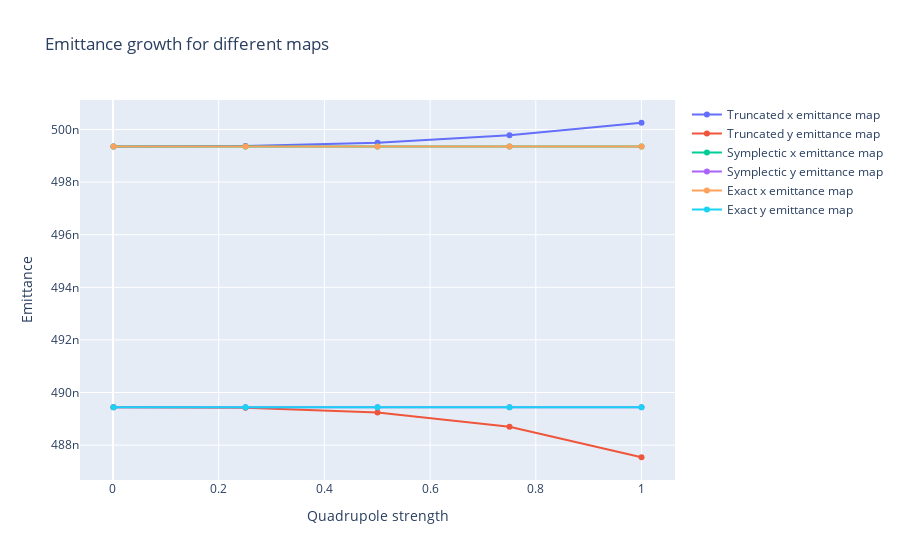

Here is the notebook cell this chart was saved with:
### Markdown cell above
### Check that total emittance is constant

### Code cell
# Do integration
max_order_lie_transform=6
order_symplectic_integrator=3
l_emittance_x_truncated = []
l_emittance_y_truncated = []
l_emittance_x_symplectic = []
l_emittance_y_symplectic = []
l_emittance_x_exact = []
l_emittance_y_exact = []
l_strength = list(np.linspace(0.001, 1, 5))
for k_n in l_strength:
    # Transformation for truncated map
    array_x_truncated, array_px_truncated = simulate_transfer_truncated(
        array_x,
        array_px,
        X,
        P,
        k_n=k_n,
        max_order_lie_transform=max_order_lie_transform,
        y_map=False,
    )
    emittance_x_truncated, _, _, _ = get_twiss_and_emittance(array_x_truncated, array_px_truncated)

    array_y_truncated, array_py_truncated = simulate_transfer_truncated(
        array_y,
        array_py,
        X,
        P,
        k_n=k_n,
        max_order_lie_transform=max_order_lie_transform,
        y_map=True,
    )
    emittance_y_truncated, _, _, _ = get_twiss_and_emittance(array_y_truncated, array_py_truncated)

    # Transformation for symplectic map
    (
        array_x_symplectic,
        array_px_symplectic,
        array_y_symplectic,
        array_py_symplectic,
    ) = simulate_transfer_symplectic_integrator(
        array_x,
        array_px,
        X,
        P,
        array_y=array_y,
        array_py=array_py,
        k_n=k_n,
        order_symplectic_integrator=order_symplectic_integrator,
        max_order_lie_transform=max_order_lie_transform,
    )
    emittance_x_symplectic, _, _, _ = get_twiss_and_emittance(array_x_symplectic, array_px_symplectic)
    emittance_y_symplectic, _, _, _ = get_twiss_and_emittance(array_y_symplectic, array_py_symplectic)

    # Transformation for exact map
    array_x_exact, array_px_exact = return_exact_map_for_quadrupole(
        array_x,
        array_px,
        k_n=k_n,
        y_map=False,
    )
    array_y_exact, array_py_exact = return_exact_map_for_quadrupole(
        array_y,
        array_py,
        k_n=k_n,
        y_map=True,
    )
    emittance_x_exact, _, _, _ = get_twiss_and_emittance(array_x_exact, array_px_exact)
    emittance_y_exact, _, _, _ = get_twiss_and_emittance(array_y_exact, array_py_exact)

    # Add all emittances to list
    l_emittance_x_truncated.append(emittance_x_truncated)
    l_emittance_y_truncated.append(emittance_y_truncated)
    l_emittance_x_symplectic.append(emittance_x_symplectic)
    l_emittance_y_symplectic.append(emittance_y_symplectic)
    l_emittance_x_exact.append(emittance_x_exact)
    l_emittance_y_exact.append(emittance_y_exact)



# Plot the result
fig = go.Figure()
fig.add_trace(
    go.Scatter(x = l_strength, y = l_emittance_x_truncated, name = "Truncated x emittance map")
)
fig.add_trace(
    go.Scatter(x = l_strength, y = l_emittance_y_truncated, name = "Truncated y emittance map")
)
fig.add_trace(
    go.Scatter(x = l_strength, y = l_emittance_x_symplectic, name = "Symplectic x emittance map")
)
fig.add_trace(
    go.Scatter(x = l_strength, y = l_emittance_y_symplectic, name = "Symplectic y emittance map")
)
fig.add_trace(
    go.Scatter(x = l_strength, y = l_emittance_x_exact, name = "Exact x emittance map")
)
fig.add_trace(
    go.Scatter(x = l_strength, y = l_emittance_y_exact, name = "Exact y emittance map")
)
fig.update_layout(
    title="Emittance growth for different maps",
    xaxis_title="Quadrupole strength",
    yaxis_title="Emittance",
)
#fig.show()

### Figure 1 — Plotly figure (JSON) as saved in the notebook; plotly's stock layout.template omitted (floating-point values rounded to 4 significant figures)
{"data": [{"name": "Truncated x emittance map", "type": "scatter", "x": [0.001, 0.2507, 0.5005, 0.7502, 1], "y": [4.994e-07, 4.994e-07, 4.995e-07, 4.998e-07, 5.003e-07]}, {"name": "Truncated y emittance map", "type": "scatter", "x": [0.001, 0.2507, 0.5005, 0.7502, 1], "y": [4.894e-07, 4.894e-07, 4.892e-07, 4.887e-07, 4.875e-07]}, {"name": "Symplectic x emittance map", "type": "scatter", "x": [0.001, 0.2507, 0.5005, 0.7502, 1], "y": [4.994e-07, 4.994e-07, 4.994e-07, 4.994e-07, 4.994e-07]}, {"name": "Symplectic y emittance map", "type": "scatter", "x": [0.001, 0.2507, 0.5005, 0.7502, 1], "y": [4.894e-07, 4.894e-07, 4.894e-07, 4.894e-07, 4.894e-07]}, {"name": "Exact x emittance map", "type": "scatter", "x": [0.001, 0.2507, 0.5005, 0.7502, 1], "y": [4.994e-07, 4.994e-07, 4.994e-07, 4.994e-07, 4.994e-07]}, {"name": "Exact y emittance map", "type": "scatter", "x": [0.001, 0.2507, 0.5005, 0.7502, 1], "y": [4.894e-07, 4.894e-07, 4.894e-07, 4.894e-07, 4.894e-07]}], "layout": {"title": {"text": "Emittance growth for different maps"}, "xaxis": {"title": {"text": "Quadrupole strength"}}, "yaxis": {"title": {"text": "Emittance"}}}}
